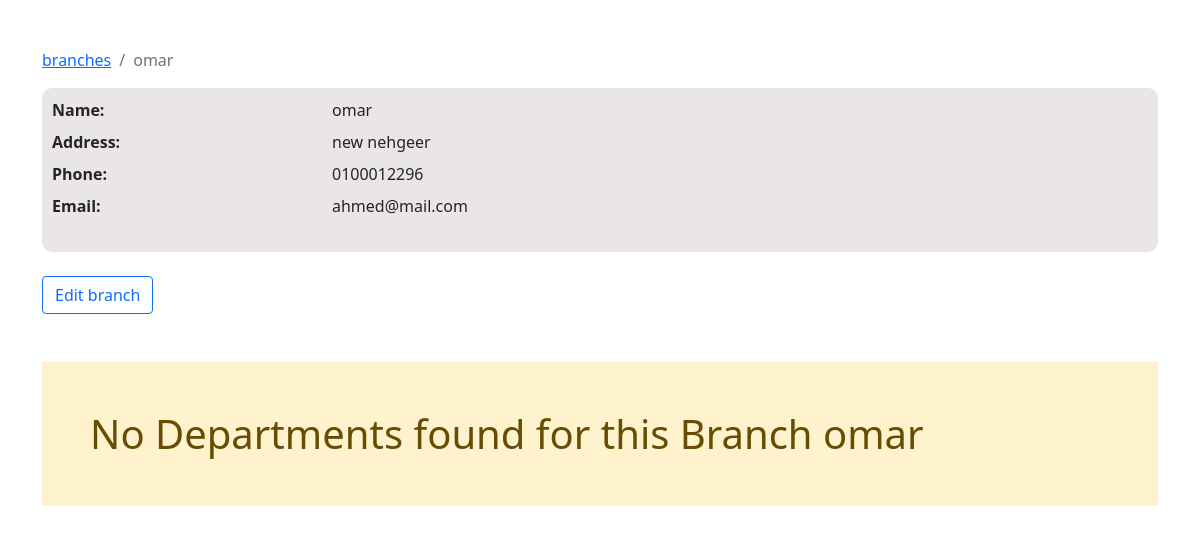
Page /company/3 on the earlier database version.
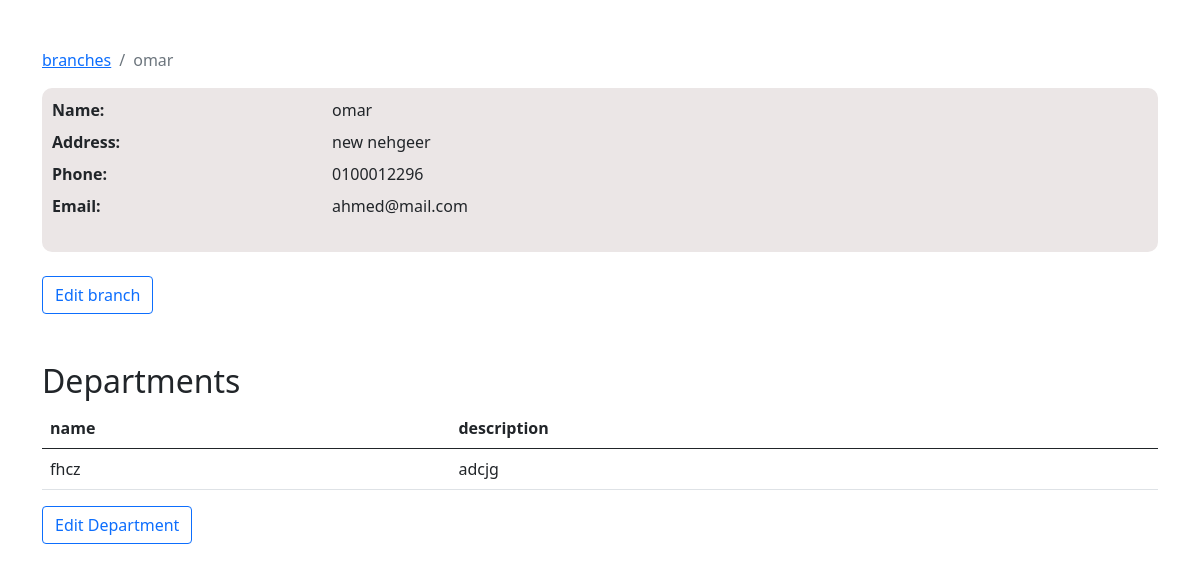
Same page on the later database version.
### company/models.py (models this page shows, shortened)
class Branch(models.Model):
    name = models.CharField(max_length=50)
    address = models.CharField(max_length=100)
    phone = models.CharField(max_length=12, null = True , blank = True)
    email = models.EmailField(max_length=50, null = True , blank = True)

class Department(models.Model):
    name = models.CharField(max_length=50)
    description = models.TextField(max_length=200)
    branch = models.ForeignKey('Branch', related_name="departmentsBranch", on_delete=models.CASCADE)

### company/views.py (the view)
# urls.py: path('<int:branch_id>', branch_details, name="branchesDetails"),
def branch_details(request, branch_id):
    branch = Branch.objects.get(id=branch_id)
    departments = branch.departmentsBranch.filter(branch=branch)
    return render(request, 'company/branch_details.html', {'branch':branch, 'departments':departments})

### company/templates/company/branch_details.html (shortened to what this page needs)
{% extends 'base.html'%}
{% block breadcrumb%}
    <li class="breadcrumb-item active" aria-current="page">
        <a href="{% url 'company:branches' %}">branches</a></li>
    <li class="breadcrumb-item active" aria-current="page">{{branch.name}}</li>
{%endblock breadcrumb%}
{% block body%}
        <div style="background-color: rgb(235, 230, 230);border: 10px solid rgb(235, 230, 230);border-radius: 10px;">
            <dl class="row ml-4">
                <dt class="col-sm-3">Name:</dt>
                <dd class="col-sm-9">{{branch.name}}</dd>
                <dt class="col-sm-3">Address:</dt>
                <dd class="col-sm-9">{{branch.address}}</dd>
                <dt class="col-sm-3">Phone:</dt>
                <dd class="col-sm-9">{{branch.phone}}</dd>
                <dt class="col-sm-3">Email:</dt>
                <dd class="col-sm-9">{{branch.email}}</dd>
            </dl>
        </div>
        <br/>
        <a href="{% url 'company:branch_edit' branch.id %}" class="btn btn-outline-primary">Edit branch</a>
        <div class="mt-5">
        {% if departments %}
            <h2>Departments</h2>
            <table class="table ">
                <thead class="thead-dark">
                    <th>name</th>
                    <th>description</th>
                </thead>
                <tbody>
                    {% for department in departments %}
                    <tr>
                        <td>{{department.name}}</td>
                        <td>{{department.description}}</td>
                    </tr>
                    {%endfor%}
                </tbody>
            </table>
            <a href="#" class="btn btn-outline-primary">Edit Department</a>
        {% else %}
            <h1 class="alert-warning p-5"> No Departments found for this Branch {{branch.name}}</h1>
        {% endif %}
        </div>
{%endblock body%}

Differences in the rows shown:
shown differently, row unchanged: Branch "omar": name "omar" → (not shown)
added Department: name "fhcz", description "adcjg"
Other differences:
text no longer shown: "No Departments found for this Branch"
text now shown: "Departments name description Edit Department"
